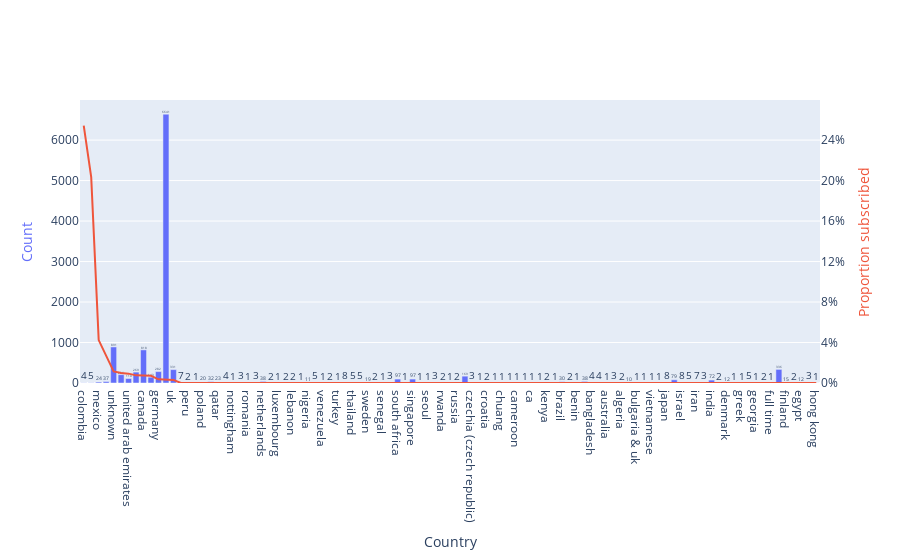

This figure's notebook cell:
### Markdown cell above
## Subscribed by country

### Code cell
bar(df.Country, df.subscribed, "Country", target_average_name="Proportion subscribed")

### Figure 1 — Plotly figure (JSON) as saved in the notebook; plotly's stock layout.template omitted (floating-point values rounded to 4 significant figures)
{"data": [{"showlegend": false, "texttemplate": "%{y}", "type": "bar", "x": ["colombia", "morocco", "mexico", "china", "unknown", "saudi arabia", "united arab emirates", "australia", "canada", "switzerland", "germany", "usa", "uk", "pakistan", "peru", "philadelphia", "poland", "portugal", "qatar", "philippines", "nottingham", "norway", "romania", "new zealand", "netherlands", "malaysia", "luxembourg ", "luxembourg", "lebanon", "latvia", "nigeria", "vietnam", "venezuela", "ukraine", "turkey", "tunisia", "thailand", "taiwan", "sweden", "sri lanka", "senegal", "south korea", "south africa", "singapore ", "singapore", "serbia", "seoul", "kuwait", "rwanda", "russia&ukraine", "russia", "spain", "czechia (czech republic)", "czechia", "croatia", "congo", "chuang", "central african republic", "cameroon", "california", "ca ", "ca", "kenya", "bulgaria", "brazil", "bolivia", "benin", "belgium", "bangladesh", "austria", "australia ", "argentina", "algeria", "-", "bulgaria & uk", "korea", "vietnamese", "jordan", "japan", "italy", "israel", "ireland", "iran", "indonesia", "india", "hungary", "denmark", "guinea", "greek", "greece", "georgia ", "georgia", "full time", "france", "finland", "england", "egypt", "dubai", "hong kong"], "y": [4, 5, 24, 37, 891, 206, 110, 269, 818, 143, 282, 6641, 331, 7, 2, 1, 20, 32, 23, 4, 1, 3, 1, 3, 38, 2, 1, 2, 2, 1, 11, 5, 1, 2, 1, 8, 5, 5, 19, 2, 1, 3, 97, 1, 97, 1, 1, 3, 2, 1, 2, 169, 3, 1, 2, 1, 1, 1, 1, 1, 1, 1, 2, 1, 30, 2, 1, 38, 4, 4, 1, 3, 2, 10, 1, 1, 1, 1, 8, 79, 8, 5, 7, 3, 72, 2, 12, 1, 1, 5, 1, 2, 1, 336, 15, 2, 12, 3, 1], "yaxis": "y"}, {"hovertemplate": "%{x}, %{y}, %{text}", "showlegend": false, "text": [1, 1, 1, 1, 10, 2, 1, 2, 6, 1, 1, 22, 1, 0, 0, 0, 0, 0, 0, 0, 0, 0, 0, 0, 0, 0, 0, 0, 0, 0, 0, 0, 0, 0, 0, 0, 0, 0, 0, 0, 0, 0, 0, 0, 0, 0, 0, 0, 0, 0, 0, 0, 0, 0, 0, 0, 0, 0, 0, 0, 0, 0, 0, 0, 0, 0, 0, 0, 0, 0, 0, 0, 0, 0, 0, 0, 0, 0, 0, 0, 0, 0, 0, 0, 0, 0, 0, 0, 0, 0, 0, 0, 0, 0, 0, 0, 0, 0, 0], "type": "scatter", "x": ["colombia", "morocco", "mexico", "china", "unknown", "saudi arabia", "united arab emirates", "australia", "canada", "switzerland", "germany", "usa", "uk", "pakistan", "peru", "philadelphia", "poland", "portugal", "qatar", "philippines", "nottingham", "norway", "romania", "new zealand", "netherlands", "malaysia", "luxembourg ", "luxembourg", "lebanon", "latvia", "nigeria", "vietnam", "venezuela", "ukraine", "turkey", "tunisia", "thailand", "taiwan", "sweden", "sri lanka", "senegal", "south korea", "south africa", "singapore ", "singapore", "serbia", "seoul", "kuwait", "rwanda", "russia&ukraine", "russia", "spain", "czechia (czech republic)", "czechia", "croatia", "congo", "chuang", "central african republic", "cameroon", "california", "ca ", "ca", "kenya", "bulgaria", "brazil", "bolivia", "benin", "belgium", "bangladesh", "austria", "australia ", "argentina", "algeria", "-", "bulgaria & uk", "korea", "vietnamese", "jordan", "japan", "italy", "israel", "ireland", "iran", "indonesia", "india", "hungary", "denmark", "guinea", "greek", "greece", "georgia ", "georgia", "full time", "france", "finland", "england", "egypt", "dubai", "hong kong"], "y": [0.25, 0.2, 0.04167, 0.02703, 0.01122, 0.009709, 0.009091, 0.007435, 0.007335, 0.006993, 0.003546, 0.003313, 0.003021, 0, 0, 0, 0, 0, 0, 0, 0, 0, 0, 0, 0, 0, 0, 0, 0, 0, 0, 0, 0, 0, 0, 0, 0, 0, 0, 0, 0, 0, 0, 0, 0, 0, 0, 0, 0, 0, 0, 0, 0, 0, 0, 0, 0, 0, 0, 0, 0, 0, 0, 0, 0, 0, 0, 0, 0, 0, 0, 0, 0, 0, 0, 0, 0, 0, 0, 0, 0, 0, 0, 0, 0, 0, 0, 0, 0, 0, 0, 0, 0, 0, 0, 0, 0, 0, 0], "yaxis": "y2"}], "layout": {"autosize": true, "xaxis": {"autorange": true, "range": [-0.5, 98.5], "title": {"text": "Country"}, "type": "category"}, "yaxis": {"autorange": true, "range": [0, 6991.0], "side": "left", "title": {"font": {"color": "#636EFA"}, "text": "Count"}, "type": "linear"}, "yaxis2": {"anchor": "x", "overlaying": "y", "range": [0, 0.275], "side": "right", "tickformat": ".0%", "tickmode": "sync", "title": {"font": {"color": "#EF553B"}, "text": "Proportion subscribed"}, "type": "linear"}}}
